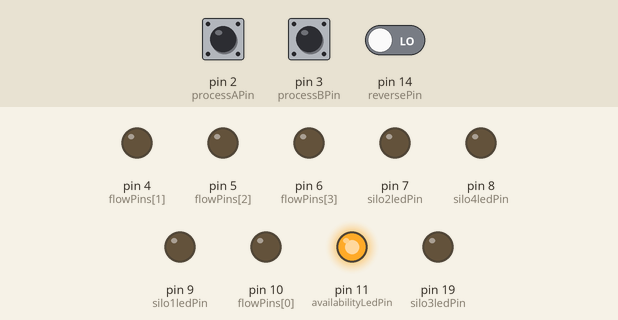
Simulated run of this sketch. Board: Arduino Uno, built with avr-gcc and run on an emulated ATmega328P. On the bench: output pins drawn as LEDs (lit = HIGH). Dashed ring = blinking. The inputs (shaded band) are chosen by the test bench; at power-on: pin 2 (processAPin) HIGH, pin 3 (processBPin) HIGH, pin 14 (reversePin) LOW.

Above: at 1.2 s.
1.3 s: pin 2 (processAPin) pulled LOW for 0.15 s
At 1.36 s:
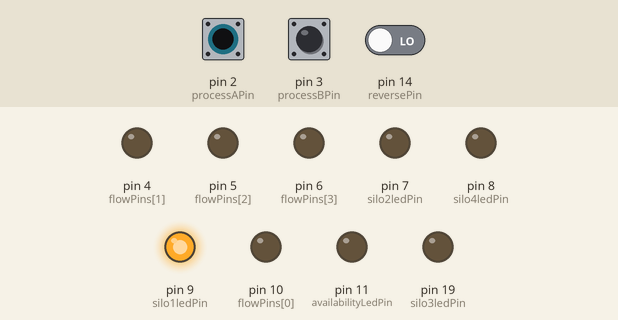
3.0 s: pin 3 (processBPin) pulled LOW for 1 s
At 3.06 s:
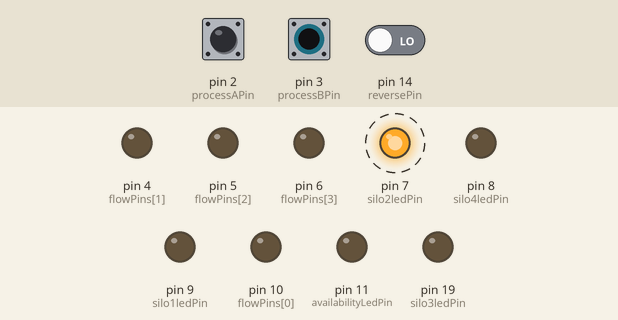
6.0 s: pin 2 (processAPin) pulled LOW for 1 s
At 6.19 s:
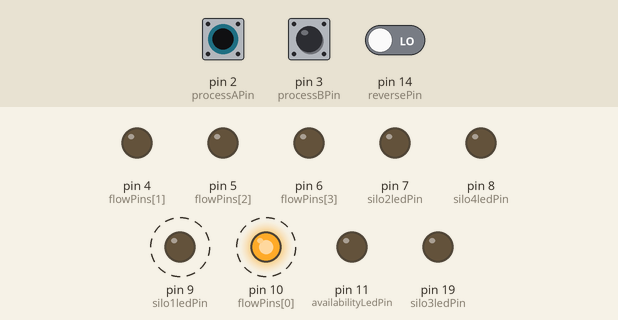
9.0 s: pin 2 (processAPin) pulled LOW for 3.2 s
At 9.06 s:
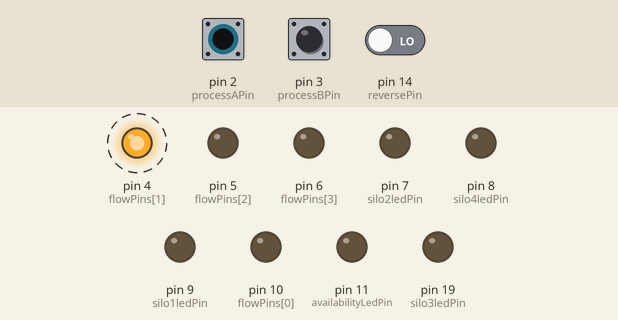
13.7 s: pin 3 (processBPin) pulled LOW for 3.2 s
At 13.89 s:
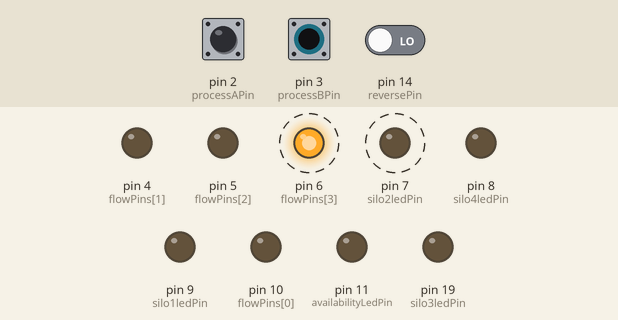
Timing chart, 0 to 18.5 s (numbered marks = the images above; inputs shaded):
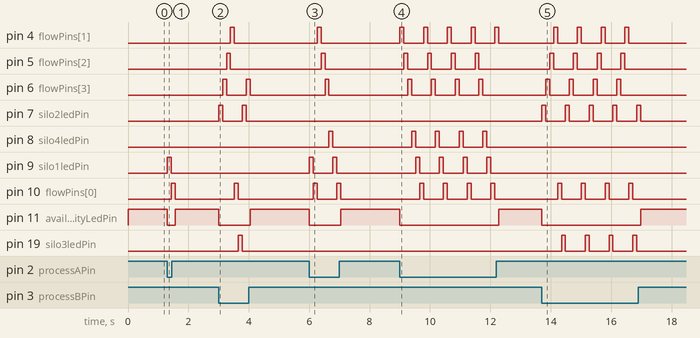

Measured:
- after the input at 1.3 s, pin 9 (silo1ledPin): LOW → HIGH at once, → LOW 0.13 s later; pin 10 (flowPins[0]): LOW → HIGH after 0.13 s, → LOW 0.13 s later; pin 11 (availabilityLedPin): HIGH → LOW at once, → HIGH 0.26 s later
- after the input at 3.0 s, pin 4 (flowPins[1]): LOW → HIGH after 0.39 s, → LOW 0.13 s later; pin 5 (flowPins[2]): LOW → HIGH after 0.26 s, → LOW 0.13 s later
- after the input at 6.0 s, pin 4 (flowPins[1]): LOW → HIGH after 0.26 s, → LOW 0.13 s later; pin 5 (flowPins[2]): LOW → HIGH after 0.39 s, → LOW 0.13 s later
- after the input at 9.0 s, pin 4 (flowPins[1]): alternates HIGH for 0.13 s and LOW for 0.66 s, 10 changes in all, then stays LOW, starting at once; pin 5 (flowPins[2]): alternates HIGH for 0.13 s and LOW for 0.66 s, 8 changes in all, then stays LOW, starting after 0.13 s
- after the input at 13.7 s, pin 4 (flowPins[1]): alternates HIGH for 0.13 s and LOW for 0.66 s, 8 changes in all, then stays LOW, starting after 0.39 s; pin 5 (flowPins[2]): alternates HIGH for 0.13 s and LOW for 0.66 s, 8 changes in all, then stays LOW, starting after 0.26 s

The sketch:

PipeSimulator.ino
```cpp
const int silo1ledPin = 9;
const int silo2ledPin = 7;
const int silo3ledPin = 19;
const int silo4ledPin = 8;
int flowPins[] = {10, 4, 5, 6};
volatile boolean flowActive = true;
enum direction {left, right} flowDirection;
const int processAPin = 2;
const int processBPin = 3;
volatile int currentLedIndex = -1;
volatile int previousLed = 0;
const int delayTimes = 8;
int typeAsequence[] = {silo1ledPin, flowPins[0], flowPins[1], flowPins[2], flowPins[3], silo4ledPin};
int typeBsequence[] = {silo2ledPin, flowPins[3], flowPins[2], flowPins[1], flowPins[0], silo3ledPin};
const int reversePin = 14;
int reverse = 0;
const int availabilityLedPin = 11;

void setup() {
  Serial.begin(9600);
  pinMode(silo1ledPin, OUTPUT);
  pinMode(silo2ledPin, OUTPUT);
  pinMode(silo3ledPin, OUTPUT);
  pinMode(silo4ledPin, OUTPUT);
  pinMode(flowPins[0], OUTPUT);
  pinMode(flowPins[1], OUTPUT);
  pinMode(flowPins[2], OUTPUT);
  pinMode(flowPins[3], OUTPUT);
  pinMode(processAPin, INPUT_PULLUP);
  pinMode(processBPin, INPUT_PULLUP);
  pinMode(reversePin, INPUT);
  reverse = digitalRead(reversePin);
  if (reverse) {
    for (int i = 0; i < 6 / 2; i++)
    {
      int temp = typeAsequence[i];
      typeAsequence[i] = typeAsequence[6 - 1 - i ];
      typeAsequence[6 - 1 - i] = temp;
    }
    for (int i = 0; i < 6 / 2; i++)
    {
      int temp = typeBsequence[i];
      typeBsequence[i] = typeBsequence[6 - 1 - i ];
      typeBsequence[6 - 1 - i] = temp;
    }
  }
  pinMode(availabilityLedPin, OUTPUT);
  digitalWrite(availabilityLedPin, HIGH);
  attachInterrupt(digitalPinToInterrupt(processAPin), processAisr, LOW);
  attachInterrupt(digitalPinToInterrupt(processBPin), processBisr, LOW);
}

void processAisr() {
  if (flowDirection == left) {
    previousLed = 0;
    currentLedIndex = -1;
  }
  flowDirection = right;
  flow();
}

void processBisr() {
  if (flowDirection == right) {
    previousLed = 0;
    currentLedIndex = -1;
  }
  flowDirection = left;
  flow();
}


void loop() {
  // TODO write and then sleep awaiting interrupt
  digitalWrite(availabilityLedPin, HIGH);
}

void flow() {
  digitalWrite(availabilityLedPin, LOW);
  int i;
  currentLedIndex = (currentLedIndex + 1) % 6;
  if (flowDirection == right) {
    digitalWrite(typeAsequence[previousLed], LOW);
    digitalWrite(typeAsequence[currentLedIndex], HIGH);

    delayMicrosecondsIntervalTimes(delayTimes);
    digitalWrite(typeAsequence[currentLedIndex], LOW);
  }
  else {
    digitalWrite(typeBsequence[previousLed], LOW);
    digitalWrite(typeBsequence[currentLedIndex], HIGH);

    delayMicrosecondsIntervalTimes(delayTimes);
    digitalWrite(typeBsequence[currentLedIndex], LOW);
  }
  previousLed = currentLedIndex;
}

void delayMicrosecondsIntervalTimes(int times) {
  for (int i = 0; i < times; i++)
    delayMicroseconds(16380);
}
```
